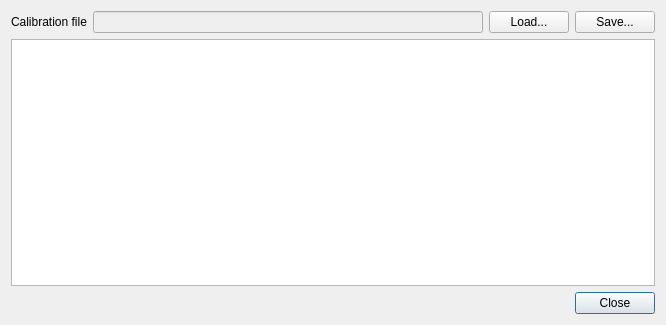
<?xml version="1.0" encoding="UTF-8"?>
<ui version="4.0">
 <class>CalibrationDialog</class>
 <widget class="QDialog" name="CalibrationDialog">
  <property name="windowModality">
   <enum>Qt::WindowModal</enum>
  </property>
  <property name="geometry">
   <rect>
    <x>0</x>
    <y>0</y>
    <width>666</width>
    <height>325</height>
   </rect>
  </property>
  <property name="windowTitle">
   <string>Calibration</string>
  </property>
  <layout class="QVBoxLayout" name="verticalLayout">
   <item>
    <layout class="QHBoxLayout" name="horizontalLayout_2">
     <item>
      <widget class="QLabel" name="file_label">
       <property name="text">
        <string>Calibration file</string>
       </property>
      </widget>
     </item>
     <item>
      <widget class="QLineEdit" name="file_line">
       <property name="enabled">
        <bool>false</bool>
       </property>
       <property name="readOnly">
        <bool>true</bool>
       </property>
      </widget>
     </item>
     <item>
      <widget class="QPushButton" name="load_button">
       <property name="text">
        <string>Load...</string>
       </property>
       <property name="autoDefault">
        <bool>false</bool>
       </property>
      </widget>
     </item>
     <item>
      <widget class="QPushButton" name="save_button">
       <property name="text">
        <string>Save...</string>
       </property>
       <property name="autoDefault">
        <bool>false</bool>
       </property>
      </widget>
     </item>
    </layout>
   </item>
   <item>
    <widget class="QTextEdit" name="message_text">
     <property name="readOnly">
      <bool>true</bool>
     </property>
    </widget>
   </item>
   <item>
    <layout class="QHBoxLayout" name="horizontalLayout">
     <item>
      <spacer name="horizontalSpacer">
       <property name="orientation">
        <enum>Qt::Horizontal</enum>
       </property>
       <property name="sizeHint" stdset="0">
        <size>
         <width>40</width>
         <height>20</height>
        </size>
       </property>
      </spacer>
     </item>
     <item>
      <widget class="QPushButton" name="close_button">
       <property name="text">
        <string>Close</string>
       </property>
      </widget>
     </item>
    </layout>
   </item>
  </layout>
 </widget>
 <resources/>
 <connections/>
</ui>
